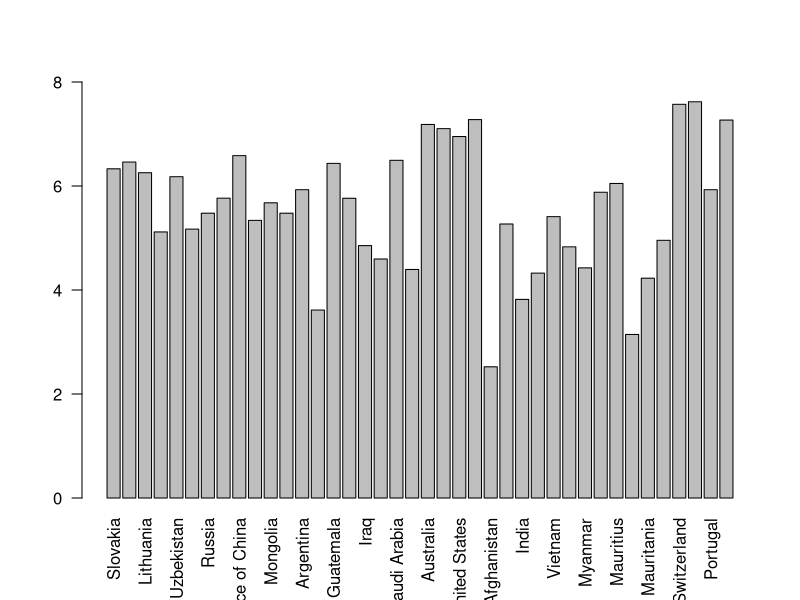
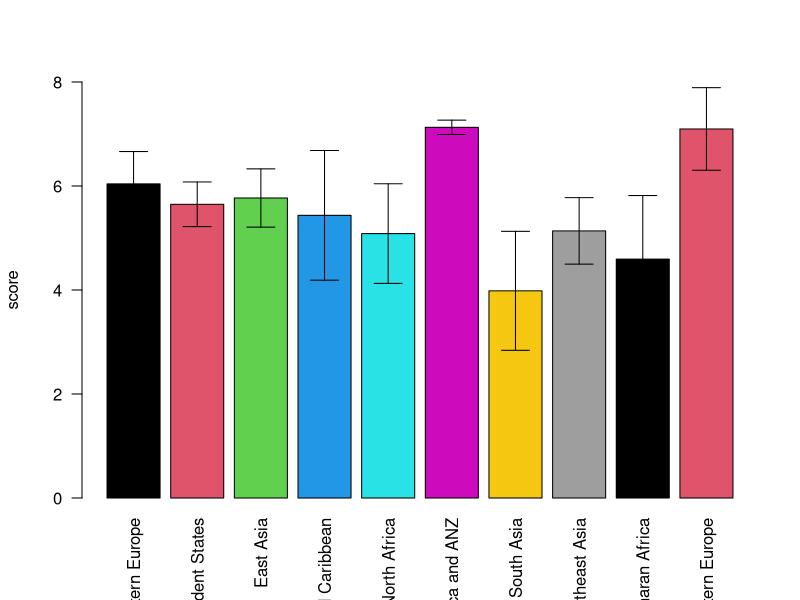

The R script that drew these images, in order:
setwd("C:/Users/ghosa/OneDrive/Documentos/GitHub/cursoR/tabelas")

happiness = 
  read.delim("felicidad_red.csv", sep = ",")

barplot(happiness$Indice_felicidad, ylim=c(0,8), names.arg=happiness$Pais, las=2)

regiones = c()

regiones$names = unique(happiness$Region)

for (i in 1:length(regiones$names)){
  
  print(regiones$names[i])
  regiones$media[i] = mean(happiness$Indice_felicidad[happiness$Region == regiones$names[i] ])
  regiones$desvio[i] = sd(happiness$Indice_felicidad[happiness$Region == regiones$names[i] ])
  
}

x = barplot(regiones$media,beside=T,ylim=c(0,8),ylab="score", 
            names.arg = regiones$names,
            las = 2,
            col = as.factor(unique(regiones$names)))

arrows(x0=x,y0=regiones$media-regiones$desvio,
       x1=x,y1=regiones$media+regiones$desvio,
       angle=90,length=0.14,code=3)
